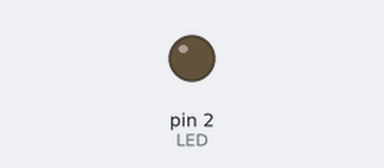
A sketch run on a simulated Arduino Uno, built with avr-gcc and run on an emulated ATmega328P. Parts: output pins drawn as LEDs (lit = HIGH). What the sketch prints to the serial monitor is not drawn.

Above: at 1.0 s.
At 3.0 s:
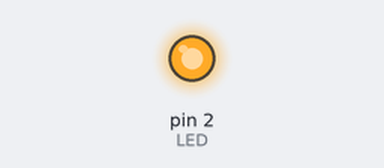
Timing chart, 0 to 5.2 s (numbered marks = the images above):
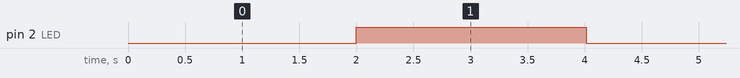

The sketch:

Lucas_blink_led.ino
```cpp
// Versão Lucas

#define LED 2

unsigned long start_time;
unsigned long current_time;
short call_stack = 0;

bool led_state = false;

void blink_led();
bool my_timer(unsigned long time_in_milliseconds);

void setup() {
    pinMode(LED, OUTPUT);
    Serial.begin(9600);
}

void loop() {
    Serial.println("Blinking...");

    if (my_timer(2000)) {
        blink_led();
    }
}

void blink_led() {
    led_state = !led_state;

    digitalWrite(LED, led_state ? HIGH : LOW);
}

bool my_timer(unsigned long time_in_milliseconds) {
    if (call_stack == 0) {
        call_stack++;

        start_time = millis();

        return false;
    }

    if (call_stack > 0) {
        current_time = millis();

        if (start_time + time_in_milliseconds <= current_time) {
            call_stack = 0;

            return true;
        }
    }

    return false;
}
```

Measured:
- by itself, pin 2 (LED): alternates HIGH for 2.0 s and LOW for 2.0 s
